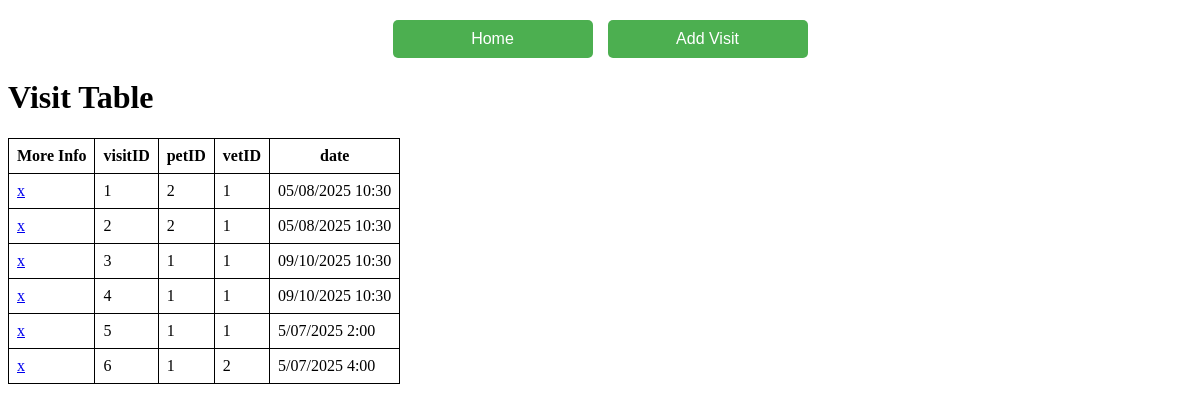
The app's page /visitView with its own data.
### alchemyBase.py (models this page shows)
class Visit(Base):
    __tablename__ = 'Visit'
    visitID    = Column(Integer, primary_key=True)
    petID      = Column(Integer, ForeignKey('Pet.petID'),           nullable=False)
    vetID      = Column(Integer, ForeignKey('Veterinarian.vetID'),  nullable=False)
    date       = Column(String, nullable=False)
    pet         = relationship('Pet',          back_populates='visit')
    veterinarian= relationship('Veterinarian', back_populates='visit')
    billings    = relationship('Billing',      back_populates='visit')

### app.py (the view)
@app.route("/visitView")
def show_visits():
    visits = session.query(Visit).all()
    columns = Visit.__table__.columns.keys()
    return render_template("visitView.html", visits=visits, columns=columns, getattr=getattr)

### templates/visitView.html (shortened to what this page needs)
<!DOCTYPE html>
<html>
<head>
</head>
<body>
    <div class="top-button-container">
        <form action="{{ url_for('home') }}" method="get">
            <button type="submit">Home</button>
          </form>
        <form action="{{ url_for('new_visit') }}" method="get">
            <button type="submit">Add Visit</button>
        </form>
    </div>
    <h1>Visit Table</h1>
    <table>
        <tr>
            <th>More Info</th>
            {% for col in columns %}
                <th>{{ col }}</th>
            {% endfor %}
        </tr>
        {% for visit in visits %}
            <tr>
                <td>
                    <a href="{{ url_for('view_details', id_type='visit', id_value=visit.visitID) }}">x</a>
                </td>
                {% for col in columns %}
                    <td>{{ getattr(visit, col) }}</td>
                {% endfor %}
            </tr>
        {% endfor %}
    </table>
</body>
</html>

### templates/visitView.html (style rules this page uses)
table, th, td { border: 1px solid black; border-collapse: collapse; padding: 8px; }
.top-button-container { display: flex; justify-content: center; align-items: center; gap: 15px; margin-top: 20px; }
button { padding: 10px 20px; font-size: 16px; width: 200px; cursor: pointer; background-color: #4CAF50; color: white; border: none; border-radius: 5px; transition: background-color 0.3s ease; }

### records on screen
Visit: visitID "1" "2" "1" "05/08/2025 10:30"
Visit: visitID "2" "2" "1" "05/08/2025 10:30"
Visit: visitID "3" "1" "1" "09/10/2025 10:30"
Visit: visitID "4" "1" "1" "09/10/2025 10:30"
Visit: visitID "5" "1" "1" "5/07/2025 2:00"
Visit: visitID "6" "1" "2" "5/07/2025 4:00"

### other values on screen
{{ col }} "visitID" "petID" "vetID" "date"
